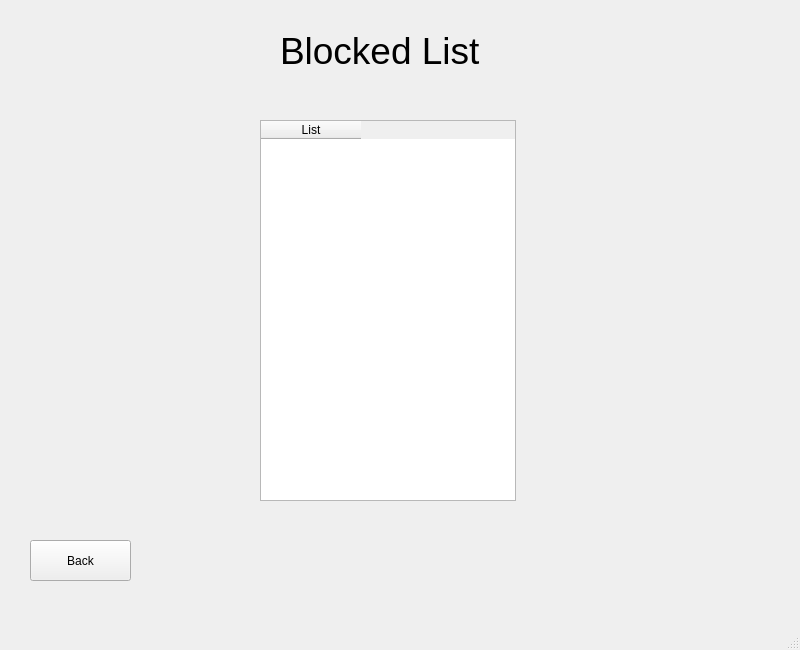
<?xml version="1.0" encoding="UTF-8"?>
<ui version="4.0">
 <class>MainWindow</class>
 <widget class="QMainWindow" name="MainWindow">
  <property name="geometry">
   <rect>
    <x>0</x>
    <y>0</y>
    <width>800</width>
    <height>650</height>
   </rect>
  </property>
  <property name="windowTitle">
   <string>MainWindow</string>
  </property>
  <widget class="QWidget" name="centralwidget">
   <widget class="QLabel" name="Title">
    <property name="geometry">
     <rect>
      <x>280</x>
      <y>10</y>
      <width>291</width>
      <height>81</height>
     </rect>
    </property>
    <property name="font">
     <font>
      <pointsize>28</pointsize>
     </font>
    </property>
    <property name="text">
     <string>Blocked List</string>
    </property>
   </widget>
   <widget class="QTableWidget" name="BlockList">
    <property name="geometry">
     <rect>
      <x>260</x>
      <y>120</y>
      <width>256</width>
      <height>381</height>
     </rect>
    </property>
    <column>
     <property name="text">
      <string>List</string>
     </property>
    </column>
   </widget>
   <widget class="QPushButton" name="BackButton">
    <property name="geometry">
     <rect>
      <x>30</x>
      <y>540</y>
      <width>101</width>
      <height>41</height>
     </rect>
    </property>
    <property name="text">
     <string>Back</string>
    </property>
   </widget>
  </widget>
  <widget class="QMenuBar" name="menubar">
   <property name="geometry">
    <rect>
     <x>0</x>
     <y>0</y>
     <width>800</width>
     <height>21</height>
    </rect>
   </property>
  </widget>
  <widget class="QStatusBar" name="statusbar"/>
 </widget>
 <resources/>
 <connections/>
</ui>
